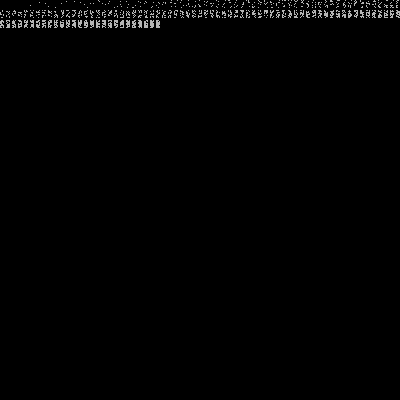
Frame 1 (no input)
Frame 60 (the mouse pressed at the canvas centre just before this capture): identical to frame 1, image omitted
Frame 120 (the mouse held since frame 60 and released just before this capture): identical to frame 1, image omitted

The Processing sketch that drew this single still picture (run headless with seeded random() and noise(); from frame 60 on, the mouse is pressed at the canvas centre):

// Processing sketch: pixels_blocks
// ── pixels_blocks.pde
import java.util.Collections;
import java.util.Comparator;

ArrayList<Block> blocks = new ArrayList<Block>();
BlockComparator bcomp = new BlockComparator();

final int W = 4, H = 8;

void setup() {
  size(400,400);
  for(float i = 0; i < 0.8; i += 0.005) {
    blocks.add(new Block(W,H,i));
  }
  Collections.sort(blocks, bcomp);
  
  
}
void draw() {
  background(0);
  int x = 0;
  int y = 0;
  for (Block b : blocks ) {
    image(b.img, x,y);
    x += W + 2;
    
    if (x > width) {
      x = 0;
      y += H + 2;
    }
  }
}

class Block implements Comparable <Block>{
  PGraphics img;
  int count = 0;
  Block(int w, int h, float density) {
    img = createGraphics(w,h);
    
    img.beginDraw();
    img.background(0);
    img.stroke(255);
    //img.loadPixels();
    
    for (int x = 0; x < img.width; x += 1) {
      for (int y = 0; y < img.height; y += 1) {
        if (random(1) <= density) {
          img.point(x,y);
          count += 1;
        }
      }
    }
    //img.updatePixels();
    img.endDraw();
    
  }
  
  int compareTo(Block o) {
    if (this.count > o.count) {
      return 1;
    } else if (this.count < o.count) {
      return -1;
    } else {
      return 0;
    }
  }
}


class BlockComparator implements Comparator<Block> {
  int compare(Block a, Block b) {
    return a.compareTo(b);
  }
}
